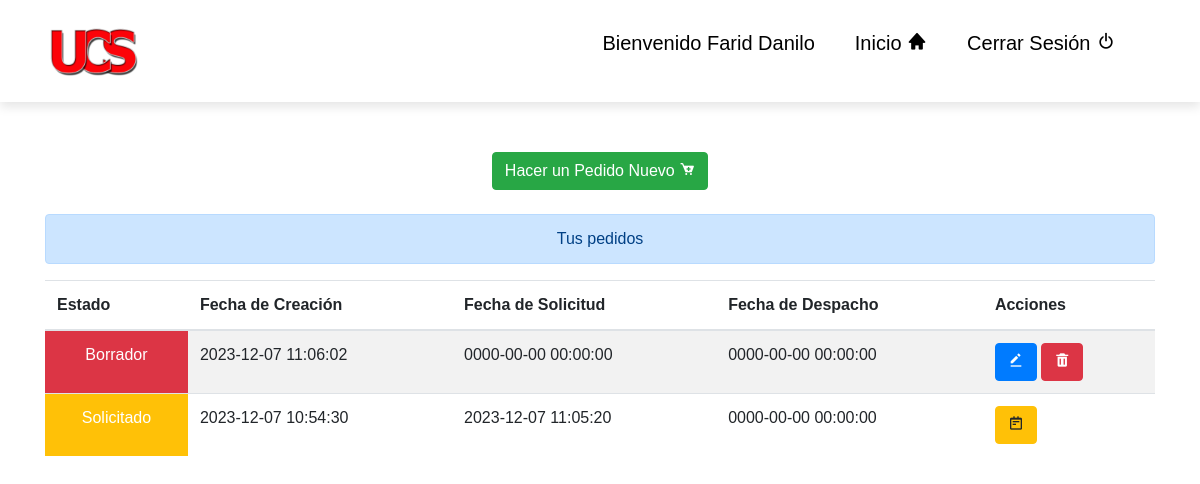
The app's page /model/Distri/panel_distri.php (signed in) with its own data.
### tables this page shows
CREATE TABLE `pedidos` (
  `id` int(11) NOT NULL,
  `id_cliente` int(11) NOT NULL,
  `num_pedido` varchar(50) NOT NULL,
  `id_estado` int(11) NOT NULL,
  `fecha_borrador` datetime NOT NULL,
  `fecha_solicitud` datetime NOT NULL,
  `fecha_despachado` datetime NOT NULL,
  `Guia` varchar(50) NOT NULL
);

### model/Distri/panel_distri.php (the view, shortened to what this page needs)
<?php
include '../includes/head.php';
$queryid = "SELECT id FROM usuarios WHERE nombre = '" . $_SESSION['usuario'] . "'";
$resultid = $conn->query($queryid);
while ($row = $resultid->fetch_assoc()) {
    $id = $row['id'];
}
?>
<div class="container">
    <div class="text-center">
        <form action="insert_new_pedido.php" method="POST">
            <button type="submit" class="btn btn-success" name="submit">Hacer un Pedido Nuevo <i class='bx bxs-cart-add' ></i></button>
        </form>
    </div>
    <br>
    <table class="table table-striped table-hover">
        <p class="text-center alert alert-primary">Tus pedidos</p>
        <thead>
            <tr>
                <th>Estado</th>
                <th>Fecha de Creación</th>
                <th>Fecha de Solicitud</th>
                <th>Fecha de Despacho</th>
                <th>Acciones</th>
            </tr>
        </thead>
        <?php
        $query = "SELECT p.id AS borrador, p.Guia AS guia, p.id_estado AS estado, p.fecha_borrador AS fecha_borrador, p.fecha_solicitud AS fecha_solicitud, p.fecha_despachado AS fecha_despachado FROM pedidos AS p INNER JOIN usuarios AS u
            ON p.id_cliente = u.id WHERE id_cliente='$id' order by p.id_estado asc";
        $result = $conn->query($query);
        if ($result->num_rows > 0) {
            while ($row = $result->fetch_assoc()) {
                $id_pedido = $row['borrador'];
                echo "<tr>";
                if ($row["estado"] == 1) {
                    echo "<td style='background-color: #dc3545; color: #fff; text-align: center; font-weight: 400;'>Borrador</td>";
                } elseif ($row["estado"] == 2) {
                    echo "<td style='background-color: #ffc107; color: #fff; text-align: center; font-weight: 400;'>Solicitado</td>";
                } elseif ($row["estado"] == 3) {
                    echo "<td style='background-color: #28a745; color: #fff; text-align: center; font-weight: 400;'>Despachado</td>";
                } elseif ($row["estado"] == 4) {
                    echo "<td>Cancelado</td>";
                }
                echo "<td>" . $row["fecha_borrador"] . "</td>";
                echo "<td>" . $row["fecha_solicitud"] . "</td>";
                echo "<td>" . $row["fecha_despachado"] . "</td>";
                echo '<td>';
                if ($row['estado'] == 1) {
                    ?>
        <a href="editar_pedido.php?id=<?php echo $id_pedido; ?>" title="Editar mi pedido"
            class="btn btn-small btn-primary"><i class="bx bxs-edit-alt"></i></a>
        <a href="../eliminar/eliminar.php?id=<?php echo $id_pedido; ?>" title="Eliminar mi pedido"
            class="btn btn-small btn-danger" onclick="return confirm('¿Estás seguro que desea eliminar este pedido?');">
            <i class="bx bxs-trash"></i></a>
        <?php
            } else {
                    ?>
        <a href="ver_pedido.php?id=<?php echo $id_pedido; ?>" title="Ver mi pedido" class="btn btn-small btn-warning">
            <i class="bx bx-notepad"></i></a>
        <?php
                }
                echo '</td>';
                echo "</tr>";
            }
        } else {
            echo "<tr><td colspan='8'>No hay productos guardados aun.</td></tr>";
        }
        ?>
    </table>
</div>

### model/css/welcome.css (style rules this page uses)
* { margin: 0; padding: 0; box-sizing: border-box; font-family: Verdana, Geneva, Tahoma, sans-serif; text-decoration: none; }

### records on screen
pedidos: shows "Borrador", fecha_borrador "2023-12-07 11:06:02", fecha_solicitud "0000-00-00 00:00:00", fecha_despachado "0000-00-00 00:00:00"
pedidos: shows "Solicitado", fecha_borrador "2023-12-07 10:54:30", fecha_solicitud "2023-12-07 11:05:20", fecha_despachado "0000-00-00 00:00:00"

### other values on screen
$_SESSION['usuario'] "Farid Danilo"
